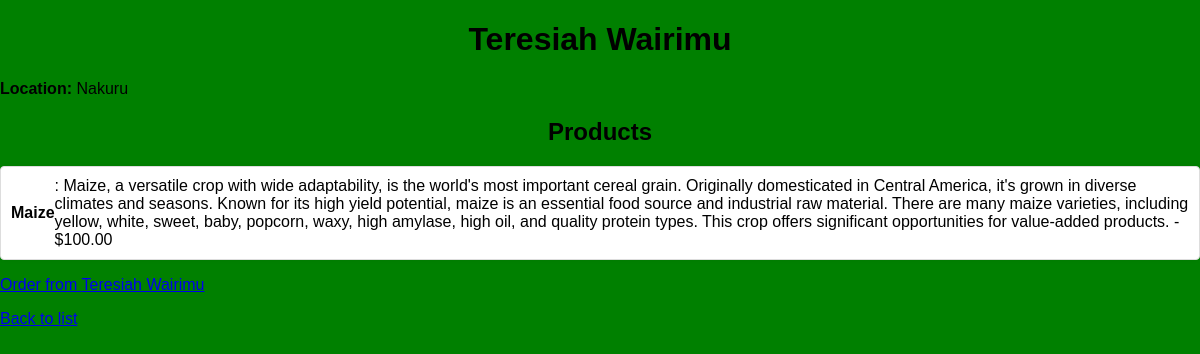
/farmer/1/, run on the app's committed database.
### main_app/models.py (models this page shows, shortened)
class Farmer(models.Model):
    name = models.CharField(max_length=100)
    location = models.CharField(max_length=100)

class Product(models.Model):
    name = models.CharField(max_length=100)
    description = models.TextField()
    price = models.DecimalField(max_digits=10, decimal_places=2)
    farmer = models.ForeignKey(Farmer, on_delete=models.SET_NULL, null=True, blank=True)
    processor = models.ForeignKey(Processor, on_delete=models.SET_NULL, null=True, blank=True)
    distributor = models.ForeignKey(Distributor, on_delete=models.SET_NULL, null=True, blank=True)

### main_app/views.py (the view)
# urls.py: path('farmer/<int:pk>/', views.farmer_detail, name='farmer_detail'),
def farmer_detail(request, pk):
    farmer = get_object_or_404(Farmer, pk=pk)
    return render(request, 'main_app/farmer_detail.html', {'farmer': farmer})

### main_app/templates/main_app/farmer_detail.html (shortened to what this page needs)
<!DOCTYPE html>
<html lang="en">
<head>
    {% load static %}
    <link rel="stylesheet" href="{% static 'main_app/css/styles.css' %}">
</head>
<body>
    <h1>{{ farmer.name }}</h1>
    <p><strong>Location:</strong> {{ farmer.location }}</p>
    <h2>Products</h2>
    {% if farmer.product_set.all %}
        <ul>
            {% for product in farmer.product_set.all %}
                <li>
                    <strong>{{ product.name }}</strong>: {{ product.description }} - ${{ product.price }}
                </li>
            {% endfor %}
        </ul>
    {% else %}
        <p>No products available from this farmer at the moment.</p>
    {% endif %}
    <a href="{% url 'order_farmer' farmer.id %}">Order from {{ farmer.name }}</a>
    <p><a href="{% url 'index' %}">Back to list</a></p>
</body>
</html>

### main_app/static/main_app/css/styles.css (style rules this page uses)
body { font-family: Arial, sans-serif; margin: 0; padding: 0; background-color: green; color: black; }
h1, h2 { color: black; text-align: center; }
ul { list-style-type: none; padding: 0; }
li { margin: 5px 0; padding: 10px; background-color: #ffffff; border: 1px solid #ddd; border-radius: 4px; box-shadow: 0 0 5px rgba(0, 0, 0, 0.05); display: flex; align-items: center; }

### data on the page
Farmer: name "Teresiah Wairimu", location "Nakuru"
Product: name "Maize", description "Maize, a versatile crop with wide adaptability, is the world's most important cereal grain. Originally domesticated in Central America, it's grown in diverse climates and seasons. Known for its high yield potential, maize is an essential food source and industrial raw material. There are many maize varieties, including yellow, white, sweet, baby, popcorn, waxy, high amylase, high oil, and quality protein types. This crop offers significant opportunities for value-added products.", price "100.00"
